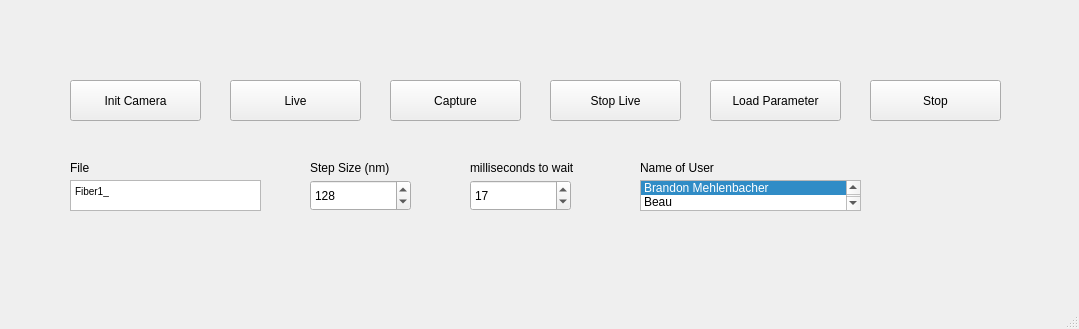
<?xml version="1.0" encoding="UTF-8"?>
<ui version="4.0">
 <class>profilometry</class>
 <widget class="QMainWindow" name="profilometry">
  <property name="geometry">
   <rect>
    <x>0</x>
    <y>0</y>
    <width>1079</width>
    <height>329</height>
   </rect>
  </property>
  <property name="windowTitle">
   <string>MainWindow</string>
  </property>
  <widget class="QWidget" name="centralwidget">
   <widget class="QPushButton" name="initCamera">
    <property name="geometry">
     <rect>
      <x>70</x>
      <y>80</y>
      <width>131</width>
      <height>41</height>
     </rect>
    </property>
    <property name="text">
     <string>Init Camera</string>
    </property>
   </widget>
   <widget class="QPushButton" name="live">
    <property name="geometry">
     <rect>
      <x>230</x>
      <y>80</y>
      <width>131</width>
      <height>41</height>
     </rect>
    </property>
    <property name="text">
     <string>Live</string>
    </property>
   </widget>
   <widget class="QPushButton" name="capture">
    <property name="geometry">
     <rect>
      <x>390</x>
      <y>80</y>
      <width>131</width>
      <height>41</height>
     </rect>
    </property>
    <property name="text">
     <string>Capture</string>
    </property>
   </widget>
   <widget class="QPushButton" name="stopLive">
    <property name="geometry">
     <rect>
      <x>550</x>
      <y>80</y>
      <width>131</width>
      <height>41</height>
     </rect>
    </property>
    <property name="text">
     <string>Stop Live</string>
    </property>
   </widget>
   <widget class="QPushButton" name="loadParameter">
    <property name="geometry">
     <rect>
      <x>710</x>
      <y>80</y>
      <width>131</width>
      <height>41</height>
     </rect>
    </property>
    <property name="text">
     <string>Load Parameter</string>
    </property>
   </widget>
   <widget class="QPushButton" name="stop">
    <property name="geometry">
     <rect>
      <x>870</x>
      <y>80</y>
      <width>131</width>
      <height>41</height>
     </rect>
    </property>
    <property name="text">
     <string>Stop</string>
    </property>
   </widget>
   <widget class="QTextEdit" name="textEdit">
    <property name="geometry">
     <rect>
      <x>70</x>
      <y>180</y>
      <width>191</width>
      <height>31</height>
     </rect>
    </property>
    <property name="html">
     <string>&lt;!DOCTYPE HTML PUBLIC &quot;-//W3C//DTD HTML 4.0//EN&quot; &quot;http://www.w3.org/TR/REC-html40/strict.dtd&quot;&gt;
&lt;html&gt;&lt;head&gt;&lt;meta name=&quot;qrichtext&quot; content=&quot;1&quot; /&gt;&lt;style type=&quot;text/css&quot;&gt;
p, li { white-space: pre-wrap; }
&lt;/style&gt;&lt;/head&gt;&lt;body style=&quot; font-family:'MS Shell Dlg 2'; font-size:7.8pt; font-weight:400; font-style:normal;&quot;&gt;
&lt;p style=&quot; margin-top:0px; margin-bottom:0px; margin-left:0px; margin-right:0px; -qt-block-indent:0; text-indent:0px;&quot;&gt;Fiber1_&lt;/p&gt;&lt;/body&gt;&lt;/html&gt;</string>
    </property>
   </widget>
   <widget class="QLabel" name="file">
    <property name="geometry">
     <rect>
      <x>70</x>
      <y>160</y>
      <width>55</width>
      <height>16</height>
     </rect>
    </property>
    <property name="text">
     <string>File</string>
    </property>
   </widget>
   <widget class="QSpinBox" name="stepSize">
    <property name="geometry">
     <rect>
      <x>310</x>
      <y>180</y>
      <width>101</width>
      <height>31</height>
     </rect>
    </property>
    <property name="maximum">
     <number>1000</number>
    </property>
    <property name="value">
     <number>128</number>
    </property>
   </widget>
   <widget class="QLabel" name="labelStepSize">
    <property name="geometry">
     <rect>
      <x>310</x>
      <y>160</y>
      <width>101</width>
      <height>16</height>
     </rect>
    </property>
    <property name="text">
     <string>Step Size (nm)</string>
    </property>
   </widget>
   <widget class="QLabel" name="labelStepSize_2">
    <property name="geometry">
     <rect>
      <x>470</x>
      <y>160</y>
      <width>121</width>
      <height>16</height>
     </rect>
    </property>
    <property name="text">
     <string>milliseconds to wait</string>
    </property>
   </widget>
   <widget class="QSpinBox" name="stepSize_2">
    <property name="geometry">
     <rect>
      <x>470</x>
      <y>180</y>
      <width>101</width>
      <height>31</height>
     </rect>
    </property>
    <property name="layoutDirection">
     <enum>Qt::LeftToRight</enum>
    </property>
    <property name="frame">
     <bool>true</bool>
    </property>
    <property name="readOnly">
     <bool>false</bool>
    </property>
    <property name="maximum">
     <number>100</number>
    </property>
    <property name="value">
     <number>17</number>
    </property>
   </widget>
   <widget class="QListWidget" name="listWidget">
    <property name="geometry">
     <rect>
      <x>640</x>
      <y>180</y>
      <width>221</width>
      <height>31</height>
     </rect>
    </property>
    <property name="currentRow">
     <number>0</number>
    </property>
    <item>
     <property name="text">
      <string>Brandon Mehlenbacher</string>
     </property>
    </item>
    <item>
     <property name="text">
      <string>Beau</string>
     </property>
    </item>
    <item>
     <property name="text">
      <string>Lisa-Maria</string>
     </property>
    </item>
    <item>
     <property name="text">
      <string>Julia</string>
     </property>
    </item>
    <item>
     <property name="text">
      <string>Alex Fairhall</string>
     </property>
    </item>
   </widget>
   <widget class="QLabel" name="label">
    <property name="geometry">
     <rect>
      <x>640</x>
      <y>160</y>
      <width>121</width>
      <height>16</height>
     </rect>
    </property>
    <property name="text">
     <string>Name of User</string>
    </property>
   </widget>
  </widget>
  <widget class="QMenuBar" name="menubar">
   <property name="geometry">
    <rect>
     <x>0</x>
     <y>0</y>
     <width>1079</width>
     <height>26</height>
    </rect>
   </property>
  </widget>
  <widget class="QStatusBar" name="statusbar"/>
 </widget>
 <resources/>
 <connections/>
</ui>
